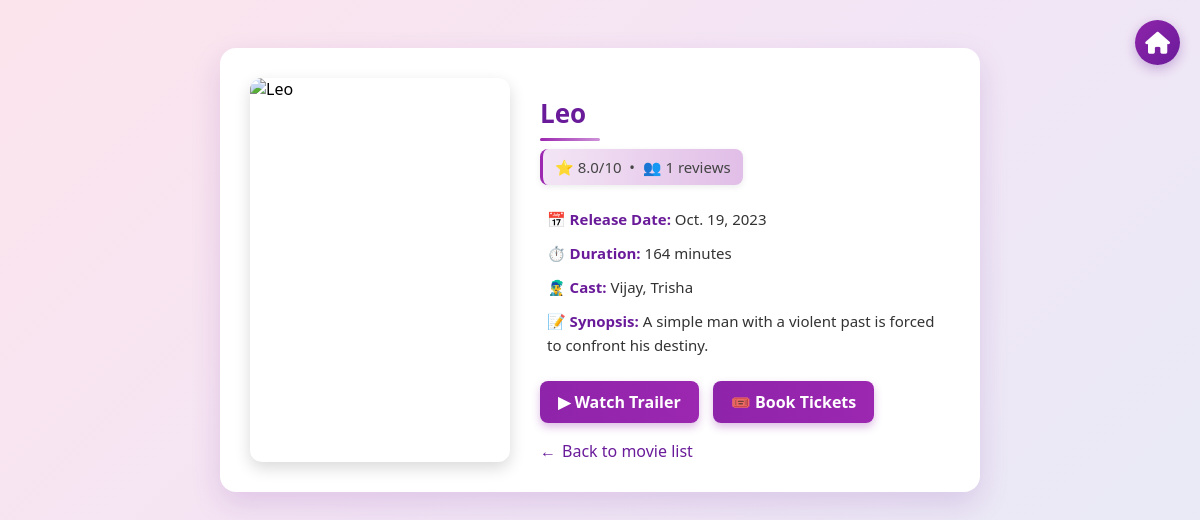
The page /movie/Leo/ on the database its author committed.
### movies/models.py (models this page shows, shortened)
class Movie(models.Model):
    movie_id = models.AutoField(primary_key=True)
    title = models.CharField(max_length=100)
    genre = models.CharField(max_length=250,choices=geners)
    language = models.CharField(max_length=100,choices=languages)
    synopsis = models.TextField()
    cast = models.TextField()
    duration_minutes = models.IntegerField()
    release_date = models.DateField()
    triller_url = models.CharField(max_length=2500, blank=True, null=True)
    status = models.CharField(max_length=250, null=True, blank=True)
    image_url = models.URLField(blank=True, null=True)
    slug = models.CharField(max_length=2500, unique=True, null=True, blank=True)

### movies/views.py (the view)
# urls.py: path('movie/<slug>/', views.movieview, name='movieview'),
def movieview(request, slug):
    if Movie.objects.filter(slug=slug).exists():
        today = datetime.today().date()
        movie = Movie.objects.get(slug=slug)
        if Reviews.objects.filter(movie=movie).exists():
            reviews = Reviews.objects.filter(movie=movie)
            no_user = reviews.count()
            rating = reviews.aggregate(avg_rating=Avg('rating'))
            context = {
                'movie': movie,
                'rating': rating['avg_rating'],
                'no_user': no_user,
                'reviews': reviews,
                'today': today,
            }
            return render(request, 'movies/movieview.html', context)
    return render(request, 'movies/404.html', status=404)

### templates/movies/movieview.html (shortened to what this page needs)
{% extends 'base.html' %}
{% block content %}
<link rel="stylesheet" href="https://cdnjs.cloudflare.com/ajax/libs/font-awesome/6.5.0/css/all.min.css">
<a href="{% url 'filtered_movies' %}" class="home-icon"><i class="fa-solid fa-house"></i></a>
<div class="movie-details blur-effect" id="main-content">
    <img src="{{ movie.image_url }}" alt="{{ movie.title }}">
    <div class="movie-info">
        <h1>{{ movie.title }}</h1>
        <div class="rating-line" id="openModal">
            <span>⭐ {{ rating|floatformat:1 }}/10</span> &nbsp;•&nbsp; <span>👥 {{ no_user }} reviews</span>
        </div>
        <p><strong>📅 Release Date:</strong> {{ movie.release_date }}</p>
        <p><strong>⏱️ Duration:</strong> {{ movie.duration_minutes }} minutes</p>
        <p><strong>👨‍🎤 Cast:</strong> {{ movie.cast }}</p>
        <p><strong>📝 Synopsis:</strong> {{ movie.synopsis }}</p>
        <div>
            {% if movie.triller_url %}
                <a href="{{ movie.triller_url }}" target="_blank" class="button">▶ Watch Trailer</a>
            {% endif %}
            <a href="{% url 'theater_showtime_date' movie.slug today %}" class="button">🎟️ Book Tickets</a>
        </div>
        <div>
            <a href="{% url 'filtered_movies' %}" class="back-link">Back to movie list</a>
        </div>
    </div>
</div>
{% endblock %}

### templates/movies/movieview.html (style rules this page uses)
body { font-family: 'Segoe UI', Tahoma, Geneva, Verdana, sans-serif; background: linear-gradient(135deg, #fce4ec, #f3e5f5, #e8eaf6); display: flex; flex-direction: column; align-items: center; padding: 40px 20px; position: relative; }
.home-icon { position: fixed; top: 20px; right: 20px; background: linear-gradient(135deg, #8e24aa, #6a1b9a); color: white; width: 45px; height: 45px; border-radius: 50%; display: flex; align-items: center; justify-content: center; box-shadow: 0 4px 12px rgba(106, 27, 154, 0.3); cursor: pointer; transition: all 0.3s ease; z-index: 100; text-decoration: none; font-size: 22px; }
.movie-details { display: flex; gap: 30px; background-color: #ffffff; padding: 30px; border-radius: 16px; box-shadow: 0 12px 30px rgba(106, 27, 154, 0.15); animation: fadeIn 0.5s ease-in-out; max-width: 700px; width: 100%; margin-bottom: 30px; position: relative; z-index: 1; transition: transform 0.3s ease, box-shadow 0.3s ease; }
.movie-details img { width: 260px; border-radius: 12px; box-shadow: 0 6px 16px rgba(0, 0, 0, 0.15); transition: transform 0.3s ease; object-fit: cover; }
.movie-info { flex: 1; }
.movie-info h1 { color: #6a1b9a; font-size: 26px; margin-bottom: 8px; position: relative; padding-bottom: 10px; }
.movie-info h1::after { content: ''; position: absolute; bottom: 0; left: 0; width: 60px; height: 3px; background: linear-gradient(to right, #9c27b0, #ce93d8); border-radius: 3px; }
.rating-line { font-size: 15px; color: #444; margin-bottom: 12px; background: linear-gradient(to right, #f3e5f5, #e1bee7); padding: 8px 12px; border-radius: 8px; display: inline-block; box-shadow: 0 2px 6px rgba(0, 0, 0, 0.08); cursor: pointer; transition: all 0.3s ease; border-left: 3px solid #9c27b0; }
.movie-info p { font-size: 15px; color: #333; margin: 10px 0; line-height: 1.6; padding-left: 5px; border-left: 2px solid transparent; transition: all 0.2s ease; }
.movie-info p strong { color: #6a1b9a; font-weight: 600; }
.movie-info a.button { display: inline-block; background: linear-gradient(to right, #8e24aa, #9c27b0); color: white; padding: 10px 18px; border-radius: 8px; text-decoration: none; font-weight: 600; transition: all 0.3s ease; margin-top: 14px; margin-right: 10px; box-shadow: 0 4px 8px rgba(142, 36, 170, 0.3); position: relative; overflow: hidden; }
.movie-info a.button::before { content: ''; position: absolute; top: 0; left: -100%; width: 100%; height: 100%; background: linear-gradient(to right, transparent, rgba(255, 255, 255, 0.2), transparent); transition: left 0.6s ease; }
.back-link { text-decoration: none; color: #6a1b9a; font-weight: 500; display: inline-flex; align-items: center; transition: all 0.3s ease; margin-top: 12px; }
.back-link::before { content: '←'; margin-right: 6px; transition: transform 0.3s ease; }
.blur-effect { transition: filter 0.4s ease; }
.home-icon::after { content: "Home"; position: absolute; background: rgba(0, 0, 0, 0.7); color: white; padding: 4px 8px; border-radius: 4px; font-size: 12px; right: 100%; margin-right: 10px; white-space: nowrap; opacity: 0; visibility: hidden; transition: all 0.3s ease; }

### rows shown on the page
Movie: title "Leo", release_date "Oct. 19, 2023", duration_minutes "164", cast "Vijay, Trisha", synopsis "A simple man with a violent past is forced to confront his destiny."

### other values the page prints
{{ rating|floatformat:1 }} "8.0"
{{ no_user }} "1"
